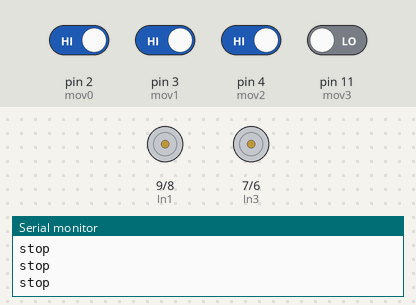
A sketch run on a simulated Arduino Uno, built with avr-gcc and run on an emulated ATmega328P. On the bench: motor-driver pin pairs drawn as motors (green arrow = first pin HIGH = forward, orange = second pin HIGH = backward, longer = more drive, scaled by the enable pin), the last lines printed to the serial monitor. Inputs (shaded band) come from the test bench; at power-on: pin 2 (mov0), pin 3 (mov1), pin 4 (mov2) HIGH, pin 11 (mov3) LOW.

Above: at 1.2 s.
1.3 s: pin 2 (mov0) driven LOW
At 1.7 s:
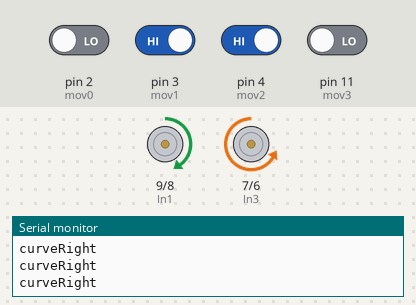
2.8 s: pin 3 (mov1) driven LOW
At 3.8 s:
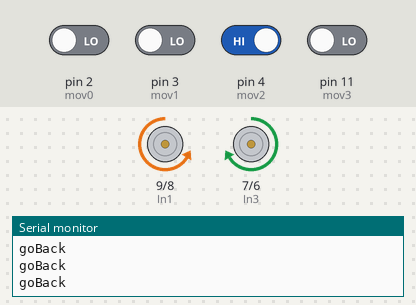
4.3 s: pin 11 (mov3) driven HIGH
At 4.9 s:
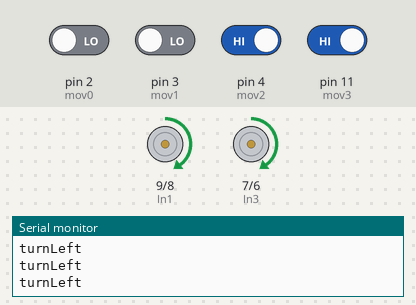
5.8 s: pin 4 (mov2) driven LOW
At 6.4 s:
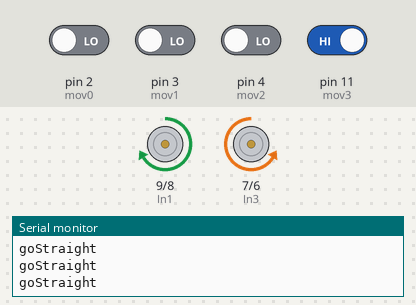
7.3 s: pin 3 (mov1) driven HIGH
At 8.5 s:
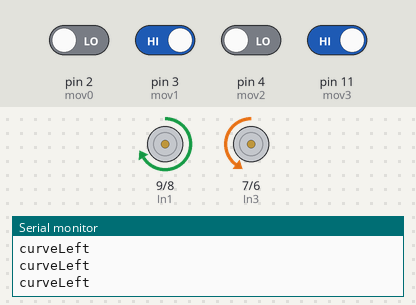
8.8 s: pin 2 (mov0) driven HIGH
At 9.5 s:
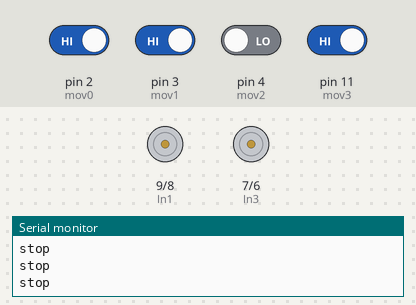
Timing chart, 0 to 11.3 s (numbered marks = the images above; inputs shaded):
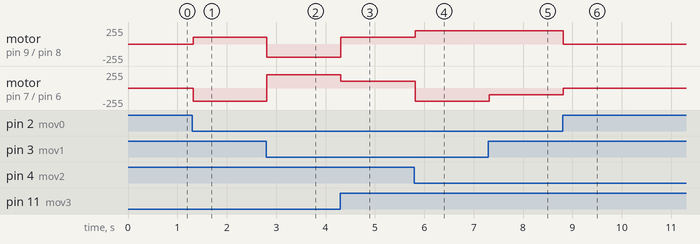

Measured:
- after the input at 1.3 s, motor on pin 9 (In1) / pin 8 (In2): stopped → forward 100/255 at once; motor on pin 7 (In3) / pin 6 (In4): stopped → backward 200/255 at once
- after the input at 2.8 s, motor on pin 9 (In1) / pin 8 (In2): forward 100/255 → backward 200/255 at once; motor on pin 7 (In3) / pin 6 (In4): backward 200/255 → forward 200/255 at once
- after the input at 4.3 s, motor on pin 9 (In1) / pin 8 (In2): backward 200/255 → forward 100/255 at once; motor on pin 7 (In3) / pin 6 (In4): forward 200/255 → forward 100/255 at once
- after the input at 5.8 s, motor on pin 9 (In1) / pin 8 (In2): forward 100/255 → forward 200/255 at once; motor on pin 7 (In3) / pin 6 (In4): forward 100/255 → backward 200/255 at once
- after the input at 7.3 s, motor on pin 7 (In3) / pin 6 (In4): backward 200/255 → backward 100/255 at once
- after the input at 8.8 s, motor on pin 9 (In1) / pin 8 (In2): forward 200/255 → stopped at once; motor on pin 7 (In3) / pin 6 (In4): backward 100/255 → stopped at once

The sketch:

motor_control.ino
```cpp
//Motor Connections
//Change this if you wish to use another diagram
#define EnA 10
#define EnB 5
#define In1 9
#define In2 8
#define In3 7
#define In4 6

#define mov0 2
#define mov1 3
#define mov2 4
#define mov3 11

// #define debug1 3
// #define debug2 11

// Sensor connection defined below. Uncomment when testing.
// int sensor_Left_pin=12;
// int sensor_Right_pin=13;
// int sensor_Mid_pin=0;


void setup() {
  // put your setup code here, to run once:
  // All motor control pins are outputs
  pinMode(EnA, OUTPUT);
  pinMode(EnB, OUTPUT);
  pinMode(In1, OUTPUT);
  pinMode(In2, OUTPUT);
  pinMode(In3, OUTPUT);
  pinMode(In4, OUTPUT);

  //0000STOP
  //0001STRAIGHT
  //0010BACK
  //0011LEFT
  //0100RIGHT
  //0101LEFTC
  //0110RIGHTC
  //0111LEFTB
  //1000RIGHTB
  pinMode(mov0, INPUT);
  pinMode(mov1, INPUT);
  pinMode(mov2, INPUT);
  pinMode(mov3, INPUT);
  // pinMode(debug1, INPUT);
  // pinMode(debug2, INPUT);
  Serial.begin(9600);

  // sensor setup begings here: uncomment when testing
  // pinMode(sensor_Left, INPUT); // pin12 set as digital input from left sensor
  // pinMode(sensor_Right, INPUT); // pin13 set as digital input from right sensor
  // pinMode(sensor_Mid, INPUT); // pin0 set as digital input from mid sensor
}


void loop() {
  //int cmd = 1; // Arduino only takes user commands when cmd = 1;

  // put your main code here, to run repeatedly:
  //senor condition code below: uncomment when testing
  // if (digitalRead{sensor_Mid}) // if middle sensor detect collision
  //{
  //  cmd = 0;
  //  stop(); // First, robot stop and enter collision avoidance
  //  if (!digitalRead{sensor_Left}) // if left sensor is clear,
  //    {
  //      do
  //       {
  //          turnLeft(); // turn left
  //       }while(digitalRead{sensor_Mid}) // while mid sensor still trigered
  //    }
  //  else if (!digitalRead{sensor_Left}) // if right sensor is clear,
  //    {
  //      do
  //       {
  //          turnRight(); // turn right
  //       }while(digitalRead{sensor_Mid}) // while mid still blocked
  //    }
  //  else // all sensors blocked
  //  {
  //    do
  //     {
  //        turnLeft(); // turn left BY DEFAULT, as target tracking hovering is turn right
  //     }while(digitalRead{sensor_Mid}) // while mid sensor still trigered
  //  }
  //}


  //while (cmd == 1)
  //{
  // motion control code from rpi to arduino below:
  if(digitalRead(mov0) == 0 && digitalRead(mov1) == 0 && digitalRead(mov2) == 0 && digitalRead(mov3) == 1)
  {
    Serial.println("goStraight");
    goStraight();
  }
  else if (digitalRead(mov0) == 0 && digitalRead(mov1) == 0 && digitalRead(mov2) == 1 && digitalRead(mov3) == 0)
  {
    Serial.println("goBack");
    goBack();
  }
  else if (digitalRead(mov0) == 0 && digitalRead(mov1) == 0 && digitalRead(mov2) == 1 && digitalRead(mov3) == 1)
  {
    Serial.println("turnLeft");
    turnLeft();
  }
  else if (digitalRead(mov0) == 0 && digitalRead(mov1) == 1 && digitalRead(mov2) == 0 && digitalRead(mov3) == 0)
  {
    Serial.println("turnRight");
    turnRight();
  }
  else if (digitalRead(mov0) == 0 && digitalRead(mov1) == 1 && digitalRead(mov2) == 0 && digitalRead(mov3) == 1)
  {
    Serial.println("curveLeft");
    curveLeft();
  }
  else if (digitalRead(mov0) == 0 && digitalRead(mov1) == 1 && digitalRead(mov2) == 1 && digitalRead(mov3) == 0)
  {
    Serial.println("curveRight");
    curveRight();
  }
  else if (digitalRead(mov0) == 0 && digitalRead(mov1) == 1 && digitalRead(mov2) == 1 && digitalRead(mov3) == 1)
  {
    Serial.println("backLeft");
    backLeft();
  }
  else if (digitalRead(mov0) == 1 && digitalRead(mov1) == 0 && digitalRead(mov2) == 0 && digitalRead(mov3) == 0)
  {
    Serial.println("backRight");
    backRight();
  }
  else
  {
    Serial.println("stop");
    stop();
  }
  //}

}

void stop()
{
  analogWrite(EnA, 0);
  analogWrite(EnB, 0);
}

void goStraight()   //run both motors in the same direction
{
  analogWrite(EnA, 200);
  analogWrite(EnB, 200);
  // turn on motor A
  digitalWrite(In1, HIGH);
  digitalWrite(In2, LOW);
  // turn on motor B
  digitalWrite(In3, LOW);
  digitalWrite(In4, HIGH);
}

void goBack()   //run both motors in the same direction
{
  analogWrite(EnA, 200);
  analogWrite(EnB, 200);
  // turn on motor A
  digitalWrite(In1, LOW);
  digitalWrite(In2, HIGH);
  // turn on motor B
  digitalWrite(In3, HIGH);
  digitalWrite(In4, LOW);
}

void turnLeft()
{
  analogWrite(EnA, 100);
  analogWrite(EnB, 100);
  // turn on motor A
  digitalWrite(In1, HIGH);
  digitalWrite(In2, LOW);
  // turn on motor B
  digitalWrite(In3, HIGH);
  digitalWrite(In4, LOW);
}

void turnRight()
{
  analogWrite(EnA, 100);
  analogWrite(EnB, 100);
  // turn on motor A
  digitalWrite(In1, LOW);
  digitalWrite(In2, HIGH);
  // turn on motor B
  digitalWrite(In3, LOW);
  digitalWrite(In4, HIGH);
}

void curveLeft()   //run both motors in the same direction
{
  analogWrite(EnA, 200);
  analogWrite(EnB, 100);
  // turn on motor A
  digitalWrite(In1, HIGH);
  digitalWrite(In2, LOW);
  // turn on motor B
  digitalWrite(In3, LOW);
  digitalWrite(In4, HIGH);
}

void curveRight()   //run both motors in the same direction
{
  analogWrite(EnA, 100);
  analogWrite(EnB, 200);
  // turn on motor A
  digitalWrite(In1, HIGH);
  digitalWrite(In2, LOW);
  // turn on motor B
  digitalWrite(In3, LOW);
  digitalWrite(In4, HIGH);
}

void backLeft()   //run both motors in the same direction
{
  analogWrite(EnA, 200);
  analogWrite(EnB, 100);
  // turn on motor A
  digitalWrite(In1, LOW);
  digitalWrite(In2, HIGH);
  // turn on motor B
  digitalWrite(In3, HIGH);
  digitalWrite(In4, LOW);
}

void backRight()   //run both motors in the same direction
{
  analogWrite(EnA, 100);
  analogWrite(EnB, 200);
  // turn on motor A
  digitalWrite(In1, LOW);
  digitalWrite(In2, HIGH);
  // turn on motor B
  digitalWrite(In3, HIGH);
  digitalWrite(In4, LOW);
}
```
